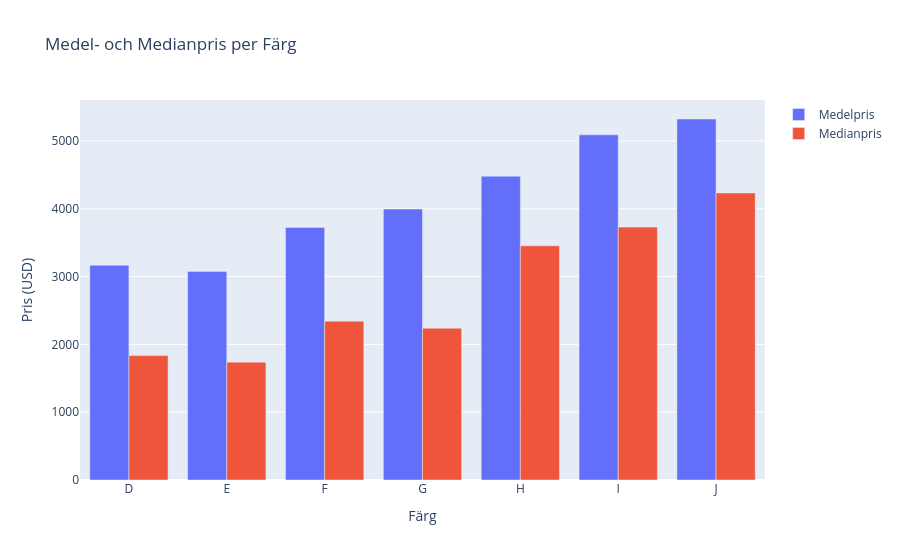

The notebook cell saved with this chart:
### Markdown cell above
**Diagramtyp:** Grupperat stapeldiagram för medel- och medianpris per slipning.
**Hur man tolkar:** Varje stapel visar medel- eller medianpriset för en slipningsklass.
**Tolkning:** Premium och Fair har högst medel- och medianpris.
**Insikt:** Högre eller lägre slipningskvalitet kan ge högre pris, beroende på segment.
**Affärsmässig tolkning:** Guldfynd kan ta ut högre pris för vissa slipningsklasser och bör analysera vilka segment som är mest lönsamma.

### Code cell
# Grupperat stapeldiagram för medel- och medianpris per färg
color_order = ['D', 'E', 'F', 'G', 'H', 'I', 'J']
mean_price_color = df.groupby('color')['price'].mean().reindex(color_order)
median_price_color = df.groupby('color')['price'].median().reindex(color_order)
fig_bar_color = go.Figure()
fig_bar_color.add_trace(go.Bar(x=color_order, y=mean_price_color, name='Medelpris'))
fig_bar_color.add_trace(go.Bar(x=color_order, y=median_price_color, name='Medianpris'))
fig_bar_color.update_layout(barmode='group', title='Medel- och Medianpris per Färg', xaxis_title='Färg', yaxis_title='Pris (USD)')
fig_bar_color.show()

### Figure 1 — Plotly figure (JSON) as saved in the notebook; plotly's stock layout.template omitted (floating-point values rounded to 4 significant figures)
{"data": [{"name": "Medelpris", "type": "bar", "x": ["D", "E", "F", "G", "H", "I", "J"], "y": [3168.0, 3077.0, 3726.0, 3997.0, 4481.0, 5091.0, 5325.0]}, {"name": "Medianpris", "type": "bar", "x": ["D", "E", "F", "G", "H", "I", "J"], "y": [1835.0, 1738.0, 2343.0, 2240.0, 3454.0, 3730.0, 4234.0]}], "layout": {"barmode": "group", "title": {"text": "Medel- och Medianpris per Färg"}, "xaxis": {"title": {"text": "Färg"}}, "yaxis": {"title": {"text": "Pris (USD)"}}}}
